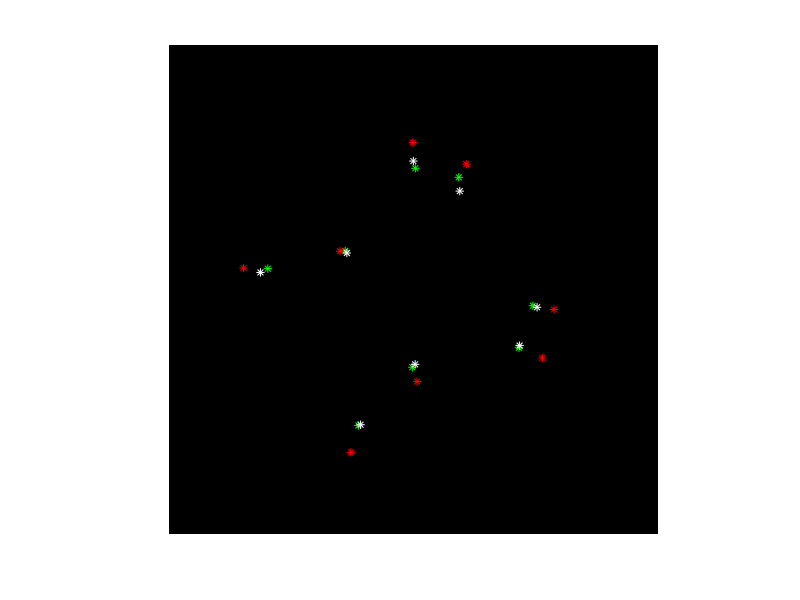

Recreate this plot in MATLAB.
% Example implementation from William Hoff
% DLT algorithm (direct linear transform) 
clear all 
close all 
  
%%%%%%%%%%%%%%%%%%%%%%%%%%%%%%%%%%%%%%%%%%%%%%%% 
% Create input data 
  
% Create camera matrix 
f = 512;      % focal length in pixels 
cx = 256; 
cy = 256; 
K = [ f 0 cx; 0 f cy; 0 0 1 ];   % intrinsic parameter matrix 
  
N = 8;  % Create known 3D points (at least 6) 
% P_M = [ 
%     rand(3,N)-0.5;  % Points within a cube of unit length 
%     ones(1,N) 
%     ]; 
P_M = [ 
    1   -1  1   -1  1   -1  1   -1;     % points on a cube 
    1   1   -1  -1  1   1   -1  -1; 
    1   1   1   1   -1  -1  -1  -1; 
    1   1   1   1   1   1   1   1]; 

% Create true model-to-camera transform 
ax = 0; ay = 20*pi/180; az = -30*pi/180; 
tx = 0; ty = 0; tz = 6; 
Rx = [ 1 0 0; 0 cos(ax) -sin(ax); 0 sin(ax) cos(ax)]; 
Ry = [ cos(ay) 0 sin(ay); 0 1 0; -sin(ay) 0 cos(ay)]; 
Rz = [ cos(az) -sin(az) 0; sin(az) cos(az) 0; 0 0 1]; 
R_w_c = Rz * Ry * Rx; 
H_w_c = [R_w_c [tx;ty;tz]; 0 0 0 1]; 
disp('Ground truth pose, model to camera:'); disp(H_w_c); 
  
H_c_w = inv(H_w_c); 
disp('Ground truth pose, camera to model:'); disp(H_c_w); 
  
% Project points onto image 
Mext = H_w_c(1:3, :);       % Camera extrinsic matrix 
p = K*Mext*P_M; 
p(1,:) = p(1,:)./p(3,:); 
p(2,:) = p(2,:)./p(3,:); 
p(3,:) = p(3,:)./p(3,:); 

%%%%%%%%%%%%%%%%%%%%%%%%%%%%%%%%%%%%%%%%%%%%%%%% 
% Display input data 
disp('Known model points:'); disp(P_M); 
disp('Measured image points:'); disp(p); 
I = zeros(512,512); 
imshow(I); 
hold on 
plot(p(1,:), p(2,:), 'g*'); 
  
% Add some noise to the image points 
sigma = 5.0; 
p(1:2,:) = p(1:2,:) + sigma*randn(2,N); 
plot(p(1,:), p(2,:), 'w*'); 

%%%%%%%%%%%%%%%%%%%%%%%%%%%%%%%%%%%%%%%%%%%%%%%% 
% Solve for the pose of the model with respect to the camera. 
  
pn = inv(K)*p;  % Normalize image points 
  
% Ok, now we have pn = Mext*P_M. 
% If we know P_M and pn, we can solve for the elements of Mext. 
% The equations for x,y are: 
%   x = (r11*X + r12*Y + r13*Z + tx)/(r31*X + r32*Y + r33*Z + tz) 
%   y = (r21*X + r22*Y + r23*Z + ty)/(r31*X + r32*Y + r33*Z + tz) 
% or 
%   r11*X + r12*Y + r13*Z + tx - x*r31*X - x*r32*Y - x*r33*Z - x*tz = 0 
%   r21*X + r22*Y + r23*Z + ty - y*r31*X - y*r32*Y - y*r33*Z - y*tz = 0 
  
% Put elements of Mext into vector w: 
%   w = [r11 r12 r13 r21 r22 r23 r31 r32 r33 tx ty tz] 
% We then have Ax = 0.  The rows of A are: 
%   X  Y  Z  0  0  0  -x*X  -x*Y  -x*Z  1  0  -x 
%   0  0  0  X  Y  Z  -y*X  -y*Y  -y*Z  1  0  -y 
  
A = zeros(N,12); 
for i=1:N 
    X = P_M(1,i);   Y = P_M(2,i);   Z = P_M(3,i); 
    x = pn(1,i);    y = pn(2,i); 
    A( 2*(i-1)+1, :) = [ X  Y  Z  0  0  0  -x*X  -x*Y  -x*Z  1  0  -x ]; 
    A( 2*(i-1)+2, :) = [ 0  0  0  X  Y  Z  -y*X  -y*Y  -y*Z  0  1  -y ]; 
end 


% Solve for the value of x that satisfies Ax = 0. 
% The solution to Ax=0 is the singular vector of A corresponding to the 
% smallest singular value; that is, the last column of V in A=UDV' 
[U,D,V] = svd(A); 
x = V(:,end);                  % get last column of V 
  
% Reshape x back to a 3x4 matrix, M = [R  t] 
M = [ x(1)  x(2)  x(3)  x(10); 
      x(4)  x(5)  x(6)  x(11); 
      x(7)  x(8)  x(9)  x(12) ]; 
  
% We can find the camera center, tcorg_w by solving the equation MX=0. 
% To see this, write M = [R_w_c tmorg_c].  But tmorg_c = -R_w_c * tcorg_w. 
% So M = R_w_c*[ I  -tcorg_w ].  And if we multiply M times tcorg_w, we 
% get   R_w_c*[ I  -tcorg_w ] * [tcorg_w; 1] = 0. 
[U,D,V] = svd(M); 
tcorg_w = V(:,end);     % Get last column of V 
tcorg_w = tcorg_w / tcorg_w(4);     % Divide through by last element  

% Get rotation portion from M 
[Q,B] = qr(M(1:3,1:3)'); 
  
% Enforce that the diagonal values of B are positive 
for i=1:3 
    if B(i,i)<0 
        B(i,:) = -B(i,:);   % Change sign of row 
        Q(:,i) = -Q(:,i);   % Change sign of column 
    end 
end 
         
Restimated_w_c = Q';     % Estimated rotation matrix, model-to-camera 
  
% R must be a right handed rotation matrix; ie det(R)>0 
if det(Restimated_w_c)<0 
    Restimated_w_c = -Restimated_w_c; 
end 
  
% Final estimated pose 
Restimated_c_w = Restimated_w_c'; 
Hestimated_c_w = [Restimated_c_w tcorg_w(1:3); 0 0 0 1]; 
disp('Final computed pose, H_c_w:'), disp(Hestimated_c_w); 
  
Hestimated_w_c = inv(Hestimated_c_w); 
disp('Final computed pose, H_w_c:'), disp(Hestimated_w_c);

%%%%%%%%%%%%%%%%%%%%%%%%%%%%%%%%%%%%%%%%%%%%%%%% 
% Reproject points back onto the image 
M = Hestimated_w_c(1:3,:); 
p = K*M*P_M; 
p(1,:) = p(1,:)./p(3,:); 
p(2,:) = p(2,:)./p(3,:); 
p(3,:) = p(3,:)./p(3,:); 
plot(p(1,:), p(2,:), 'r*');
